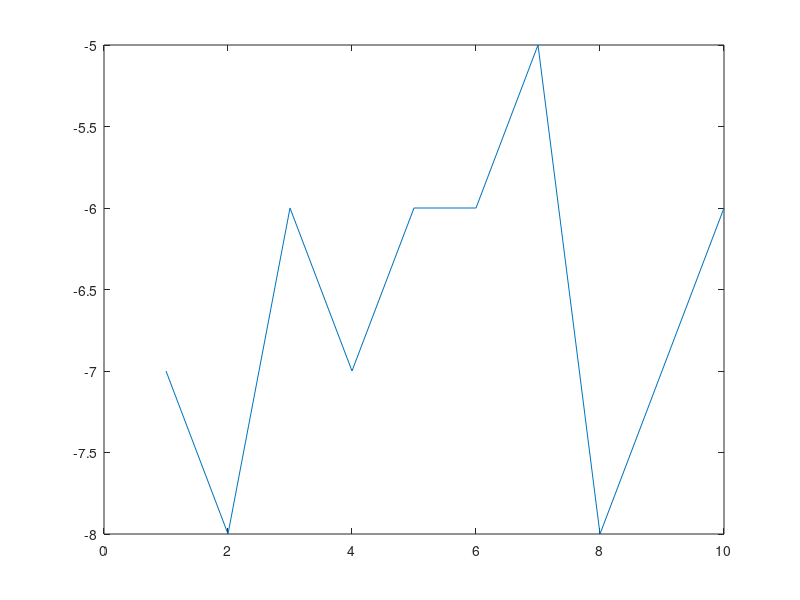

Recreate this plot in MATLAB.
lambda = 2;
basenodeenergy = ones(1, 10)*2;
nodes = poissrnd(lambda, 1, 10) + basenodeenergy
%wsngen

for i=1:size(nodes,2)
    nodes = nodes-ones(1,10)
end

nodes;

plot(1:10, nodes)